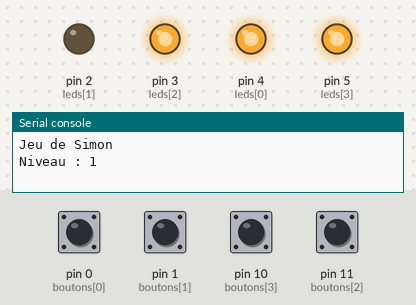
Simulated run of this program. Board: MicroPython board. On the bench: output pins drawn as LEDs (lit = HIGH, except the on-board LED, lit = LOW), the last lines printed to the serial console. The test bench sets the inputs (shaded band); at power-on: pin 0 (boutons[0]), pin 1 (boutons[1]), pin 10 (boutons[3]), pin 11 (boutons[2]) HIGH. Random numbers come from a fixed seed.

Above: at 4.2 s.
4.3 s: pin 0 (boutons[0]) pulled LOW for 0.15 s
At 6.4 s:
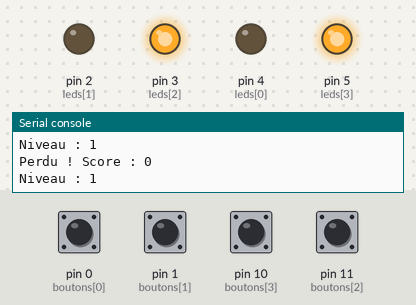
7.4 s: pin 1 (boutons[1]) pulled LOW for 0.15 s
At 9.5 s:
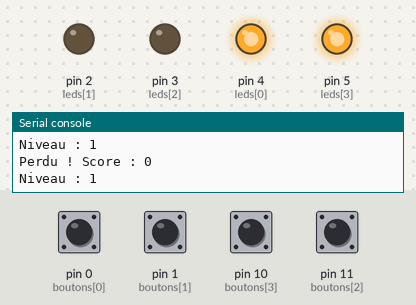
10.5 s: pin 10 (boutons[3]) pulled LOW for 0.15 s
At 10.57 s:
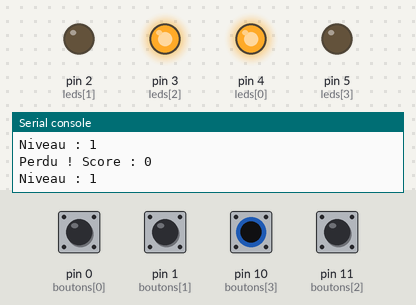
12.1 s: pin 11 (boutons[2]) pulled LOW for 1 s
At 14.3 s:
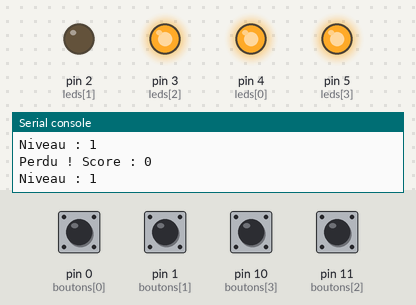
16.1 s: pin 11 (boutons[2]) pulled LOW for 0.15 s
At 18.2 s:
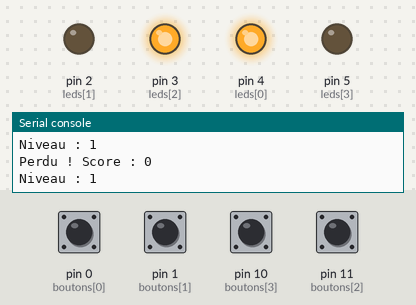
19.2 s: pin 0 (boutons[0]) pulled LOW for 1 s
At 21.1 s:
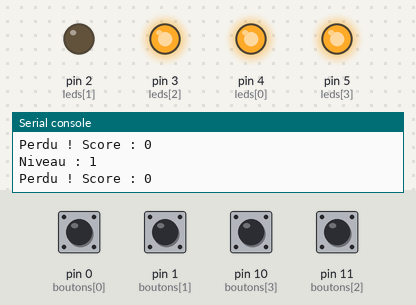
Timing chart, 0 to 23.8 s (numbered marks = the images above; inputs shaded):
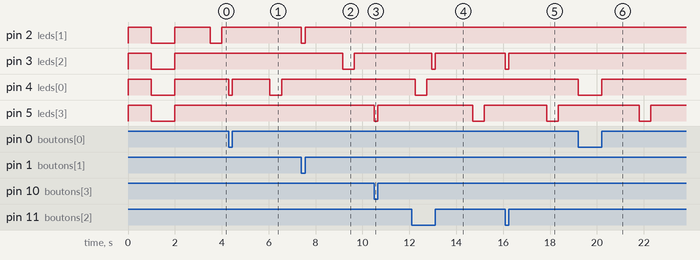

Measured:
- after the input at 4.3 s, pin 4 (leds[0]): HIGH → LOW at once, → HIGH 0.15 s later, → LOW 1.6 s later, → HIGH 0.50 s later
- after the input at 7.4 s, pin 2 (leds[1]): HIGH → LOW at once, → HIGH 0.15 s later; pin 3 (leds[2]): HIGH → LOW after 1.8 s, → HIGH 0.50 s later
- after the input at 10.5 s, pin 5 (leds[3]): HIGH → LOW at once, → HIGH 0.15 s later
- after the input at 12.1 s, pin 3 (leds[2]): HIGH → LOW after 0.85 s, → HIGH 0.15 s later; pin 5 (leds[3]): HIGH → LOW after 2.6 s, → HIGH 0.50 s later
- after the input at 16.1 s, pin 3 (leds[2]): HIGH → LOW at once, → HIGH 0.15 s later; pin 5 (leds[3]): HIGH → LOW after 1.8 s, → HIGH 0.50 s later
- after the input at 19.2 s, pin 4 (leds[0]): HIGH → LOW at once, → HIGH 1.0 s later; pin 5 (leds[3]): HIGH → LOW after 2.6 s, → HIGH 0.50 s later

The program:

version_1_base.py
```python
from machine import Pin
import time
import random

#Version 1: Affichage des informations du jeu sur la console
#
#Version 2: Affichage des informations du jeu sur un ecran LCD
#
#Version 3: Utilisation du ruban Neopixel pour afficher le niveau de jeu par exemple
#   Niveau 1 à 4: toutes les leds en vert
#   Niveau 5 à 10:  "" en jaune
#   Niveau 10 et +: "" en rouge
#
#Version 4: Utilisation du ruban Neopixel comme bar graph...
#   Niveau 1 à 4:   leds 0-2 en vert
#   Niveau 5 à 10:  leds 0-2 en vert + leds 3-5 en jaune
#   Niveau 10 et +: leds 0-2 en vert + leds 3-5 en jaune + leds 6-8 en rouge
#
#Pour aller plus loin:
#   Faire clignoter toutes les leds quand on perd
#   Faire une animation quand on gagne
#   Accélerer le jeu après le niveau 5

#----------------------------------------------
# Declaration des boutons et des leds
#----------------------------------------------

# Definition des LEDs
leds = [
    Pin(4, Pin.OUT), #rouge
    Pin(2, Pin.OUT), #verte
    Pin(3, Pin.OUT), #bleu
    Pin(5, Pin.OUT)  #jaune
]

# Definition des boutons
boutons = [
    Pin(0, Pin.IN, Pin.PULL_UP), #bouton sous la led rouge
    Pin(1, Pin.IN, Pin.PULL_UP), #bouton sous la led verte
    Pin(11, Pin.IN, Pin.PULL_UP), #bouton sous la led bleu
    Pin(10, Pin.IN, Pin.PULL_UP) #bouton sous la led jaune
]

#--------------------------------------------------------
# Fonctions utiles pour simplifier la lisibilité du code
#--------------------------------------------------------

# Comme les leds sont branchées en "collecteur ouvert" leur commande est "inversée"
# On définit 2 functions "pour le cacher"
def led_on(index):
    leds[index].off()

def led_off(index):
    leds[index].on()

# Pour simplifier la lecture du code on regroupe toutes les commandes
# pour allumer la led pendant un instant dans une fonction
def allumer_led(index):
    led_on(index)
    time.sleep(0.5)
    led_off(index)
    time.sleep(0.2)

#--------------------------------------------------------
# Fonctions du jeu
#--------------------------------------------------------

# On stocke également la gestion du bouton dans une fonction
# pour simplifier la lecture du code
def attendre_bouton():
    while True:
        for i, bouton in enumerate(boutons):
            if bouton.value() == 0:  # appui
                led_on(i)
                while bouton.value() == 0:
                    pass
                led_off(i)
                time.sleep(0.1)
                return i

def afficher_sequence():
    time.sleep(0.5)
    for couleur in sequence_jeu:
        allumer_led(couleur)

#--------------------------------------------------------
# Fonctions vides à compléter !!!!
#--------------------------------------------------------

def erreur():
    # pass indique qu'on ne fait rien dans cette fonction pour l'instant
    # et que c'est ok
    pass

def victoire():
    # pass indique qu'on ne fait rien dans cette fonction pour l'instant
    # et que c'est ok
    pass

#----------------------------------------------
# Initialisation
#----------------------------------------------

# On éteint toutes les leds
for i in range(4):
    led_off(i)
time.sleep(1)

# On les rallume pour vérifier qu'elles sont toutes ok
for i in range(4):
    led_on(i)
time.sleep(1)

# On les re éteint pour commencer à jouer
for i in range(4):
    led_off(i)
time.sleep(1)

# On vide la liste qui contient la sequence de jeu
# On va la construire pas à pas dans le code
sequence_jeu = []

#----------------------------------------------
# Programme principal
#----------------------------------------------

print("Jeu de Simon")

while True:
    # Ajoute une nouvelle étape
    sequence_jeu.append(random.randint(0, 3))

    # Calcul du niveau selon la longueur de la sequence
    niveau = len(sequence_jeu)
    print("Niveau :", niveau)

    # On joue la séquence
    afficher_sequence()

    # Vérification de la saisie du joueur
    perdu = False
    for couleur_attendue in sequence_jeu:
        choix_joueur = attendre_bouton()
        if choix_joueur != couleur_attendue:
            print("Perdu ! Score :", len(sequence_jeu) - 1)
            erreur()
            sequence_jeu = [] #on recommence, on efface la sequence de jeu
            break
        else:
            #print("Bravo !")
            victoire()

    # On attend un peu
    time.sleep(1)
```
